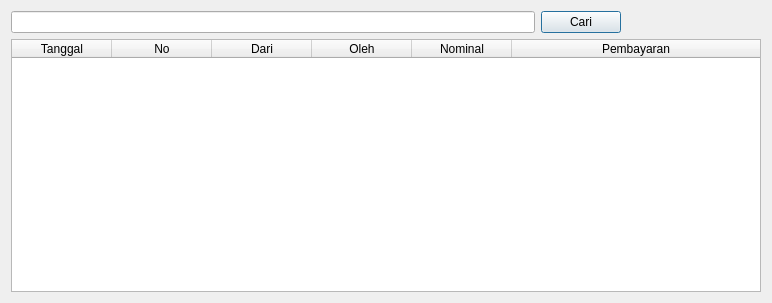
<?xml version="1.0" encoding="UTF-8"?>
<ui version="4.0">
 <class>Dialog</class>
 <widget class="QDialog" name="Dialog">
  <property name="geometry">
   <rect>
    <x>0</x>
    <y>0</y>
    <width>772</width>
    <height>303</height>
   </rect>
  </property>
  <property name="windowTitle">
   <string>Lihat Data</string>
  </property>
  <layout class="QVBoxLayout" name="verticalLayout">
   <item>
    <layout class="QHBoxLayout" name="horizontalLayout">
     <item>
      <widget class="QLineEdit" name="lineEditCari"/>
     </item>
     <item>
      <widget class="QPushButton" name="btnCari">
       <property name="sizePolicy">
        <sizepolicy hsizetype="Fixed" vsizetype="Fixed">
         <horstretch>0</horstretch>
         <verstretch>0</verstretch>
        </sizepolicy>
       </property>
       <property name="text">
        <string>Cari</string>
       </property>
       <property name="icon">
        <iconset resource="../icon.qrc">
         <normaloff>:/icon/DESIGN/icon/32x32/zoom.png</normaloff>:/icon/DESIGN/icon/32x32/zoom.png</iconset>
       </property>
       <property name="iconSize">
        <size>
         <width>32</width>
         <height>32</height>
        </size>
       </property>
      </widget>
     </item>
     <item>
      <spacer name="horizontalSpacer">
       <property name="orientation">
        <enum>Qt::Horizontal</enum>
       </property>
       <property name="sizeType">
        <enum>QSizePolicy::Fixed</enum>
       </property>
       <property name="sizeHint" stdset="0">
        <size>
         <width>140</width>
         <height>20</height>
        </size>
       </property>
      </spacer>
     </item>
    </layout>
   </item>
   <item>
    <widget class="QTableWidget" name="tableWidget">
     <property name="selectionBehavior">
      <enum>QAbstractItemView::SelectRows</enum>
     </property>
     <property name="sortingEnabled">
      <bool>true</bool>
     </property>
     <attribute name="horizontalHeaderStretchLastSection">
      <bool>true</bool>
     </attribute>
     <column>
      <property name="text">
       <string>Tanggal</string>
      </property>
     </column>
     <column>
      <property name="text">
       <string>No</string>
      </property>
     </column>
     <column>
      <property name="text">
       <string>Dari</string>
      </property>
     </column>
     <column>
      <property name="text">
       <string>Oleh</string>
      </property>
     </column>
     <column>
      <property name="text">
       <string>Nominal</string>
      </property>
     </column>
     <column>
      <property name="text">
       <string>Pembayaran</string>
      </property>
     </column>
    </widget>
   </item>
  </layout>
 </widget>
 <resources>
  <include location="../icon.qrc"/>
 </resources>
 <connections/>
</ui>
